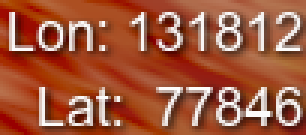
#> input picture apps/game-bridge/src/zml_game_bridge/testing/OCR/player_coords/131812_77846.png, 102 x 45 px (shown 3 times larger); its folder holds only this picture in this run
$ python prepare_files.py
#> lines starting #> are read from the running program, lines starting #| are printed output that depends on the picture
# python
from pathlib import Path

from PIL import Image

INPUT_DIR: Path = Path("player_coords")
OUTPUT_TOP_DIR: Path = INPUT_DIR / "lon"
OUTPUT_BOTTOM_DIR: Path = INPUT_DIR / "lat"
LEFT_CROP: int = 42


def split_and_save(
    id: int,
    image_path: Path,
    out_top: Path = OUTPUT_TOP_DIR,
    out_bottom: Path = OUTPUT_BOTTOM_DIR,
    left_crop: int = LEFT_CROP,
) -> None:
    """
    Otwiera obraz, obcina `left_crop` px z lewej, dzieli pozostały obraz na dwie połowy (góra/dół)
    i zapisuje górę do `out_top` jako pierwszą liczbę z nazwy, dół do `out_bottom` jako drugą.
    """
#> called with id = 1, left_crop = 42
    stem = image_path.stem
    parts = stem.split("_", 1)
    if len(parts) != 2 or not parts[0].isdigit() or not parts[1].isdigit():
        print(f"Pomijam (nie pasuje do wzorca): {image_path.name}")
        return

    a_name, b_name = parts[0], parts[1]
    ext = image_path.suffix or ".png"

    try:
        with Image.open(image_path) as img:
#> img is the input picture: PIL image 102x45 RGB; mean R, G, B 161, 86.8, 59.4
            width, height = img.size
#> width = 102; height = 45
            if left_crop >= width:
                print(f"Pomijam (left_crop >= width): {image_path.name}")
                return

            cropped = img.crop((left_crop, 0, width, height))
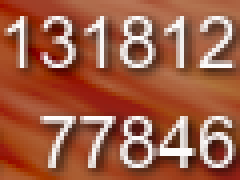
#> cropped: PIL image 60x45 RGB (shown 4 times larger); mean R, G, B 159.8, 93.5, 68.6
            c_width, c_height = cropped.size
#> c_width = 60; c_height = 45

            if c_height < 3:
                print(f"Pomijam (zbyt mała wysokość do podziału): {image_path.name}")
                return

            mid = c_height // 1.8
#> mid = 24
            top = cropped.crop((0, 0, c_width, mid))
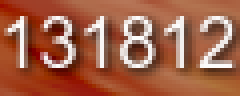
#> top: PIL image 60x24 RGB (shown 4 times larger); mean R, G, B 161.7, 96.5, 71.2
            bottom = cropped.crop((0, mid, c_width, c_height))
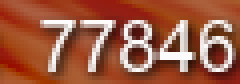
#> bottom: PIL image 60x21 RGB (shown 4 times larger); mean R, G, B 157.7, 90.1, 65.5

            out_top.mkdir(parents=True, exist_ok=True)
            out_bottom.mkdir(parents=True, exist_ok=True)

            top_path = out_top / f"{id}_{a_name}{ext}"
            bottom_path = out_bottom / f"{id}_{b_name}{ext}"

            top.save(top_path)
            bottom.save(bottom_path)

            print(f"Zapisano: {top_path} , {bottom_path}")
    except Exception as e:
        print(f"Błąd przy przetwarzaniu {image_path.name}: {e}")


def process_all(
    input_dir: Path = INPUT_DIR,
    out_top: Path = OUTPUT_TOP_DIR,
    out_bottom: Path = OUTPUT_BOTTOM_DIR,
) -> None:
    """
    Przetwarza wszystkie pliki obrazów w katalogu wejściowym.
    Wyniki: góra -> `out_top`, dół -> `out_bottom`.
    """
    if not input_dir.exists():
        print(f"Katalog nie istnieje: {input_dir}")
        return

    id = 1
    for p in sorted(input_dir.iterdir()):
        if p.is_file() and p.suffix.lower() in {".png", ".jpg", ".jpeg", ".bmp", ".webp"}:
            split_and_save(id, p, out_top, out_bottom)
            id += 1


if __name__ == "__main__":
    process_all()

$ run again, on apps/game-bridge/src/zml_game_bridge/testing/OCR/player_coords/131850_77769.png
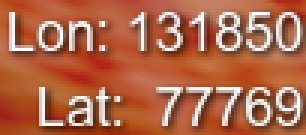
#> input picture apps/game-bridge/src/zml_game_bridge/testing/OCR/player_coords/131850_77769.png, 102 x 45 px (shown 3 times larger)
#> in split_and_save, img is the input picture: PIL image 102x45 RGB; mean R, G, B 175.7, 103.1, 73.7
#> in split_and_save, `top = cropped.crop((0, 0, c_width, mid))`:
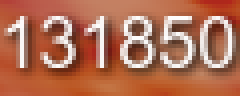
#> top: PIL image 60x24 RGB (shown 4 times larger); mean R, G, B 176.5, 110, 84.1
#> in split_and_save, `bottom = cropped.crop((0, mid, c_width, c_height))`:
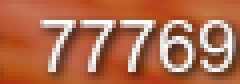
#> bottom: PIL image 60x21 RGB (shown 4 times larger); mean R, G, B 176.4, 107, 76.9

$ run again, on apps/game-bridge/src/zml_game_bridge/testing/OCR/player_coords/131890_77756.png
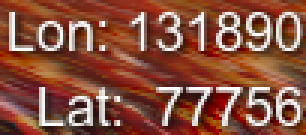
#> input picture apps/game-bridge/src/zml_game_bridge/testing/OCR/player_coords/131890_77756.png, 102 x 45 px (shown 3 times larger)
#> in split_and_save, img is the input picture: PIL image 102x45 RGB; mean R, G, B 137.6, 80.8, 62.5
#> in split_and_save, `top = cropped.crop((0, 0, c_width, mid))`:
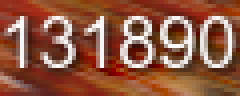
#> top: PIL image 60x24 RGB (shown 4 times larger); mean R, G, B 144, 87.6, 65
#> in split_and_save, `bottom = cropped.crop((0, mid, c_width, c_height))`:
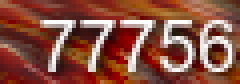
#> bottom: PIL image 60x21 RGB (shown 4 times larger); mean R, G, B 136.3, 78.2, 62.9

$ run again, on apps/game-bridge/src/zml_game_bridge/testing/OCR/player_coords/131901_77751.png
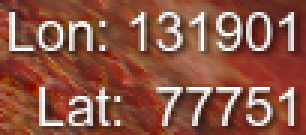
#> input picture apps/game-bridge/src/zml_game_bridge/testing/OCR/player_coords/131901_77751.png, 102 x 45 px (shown 3 times larger)
#> in split_and_save, img is the input picture: PIL image 102x45 RGB; mean R, G, B 141.4, 84.6, 68.7
#> in split_and_save, `top = cropped.crop((0, 0, c_width, mid))`:
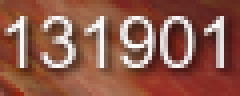
#> top: PIL image 60x24 RGB (shown 4 times larger); mean R, G, B 142.8, 89.9, 74.5
#> in split_and_save, `bottom = cropped.crop((0, mid, c_width, c_height))`:
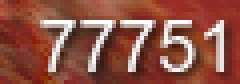
#> bottom: PIL image 60x21 RGB (shown 4 times larger); mean R, G, B 142.2, 82, 68.2

$ run again, on apps/game-bridge/src/zml_game_bridge/testing/OCR/player_coords/131815_77835.png
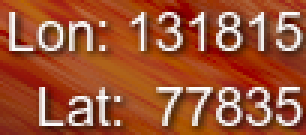
#> input picture apps/game-bridge/src/zml_game_bridge/testing/OCR/player_coords/131815_77835.png, 102 x 45 px (shown 3 times larger)
#> in split_and_save, img is the input picture: PIL image 102x45 RGB; mean R, G, B 158.7, 82.7, 51.1
#> in split_and_save, `top = cropped.crop((0, 0, c_width, mid))`:
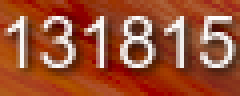
#> top: PIL image 60x24 RGB (shown 4 times larger); mean R, G, B 156.6, 80, 50.8
#> in split_and_save, `bottom = cropped.crop((0, mid, c_width, c_height))`:
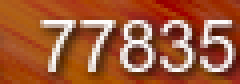
#> bottom: PIL image 60x21 RGB (shown 4 times larger); mean R, G, B 161.2, 89.1, 54.8
